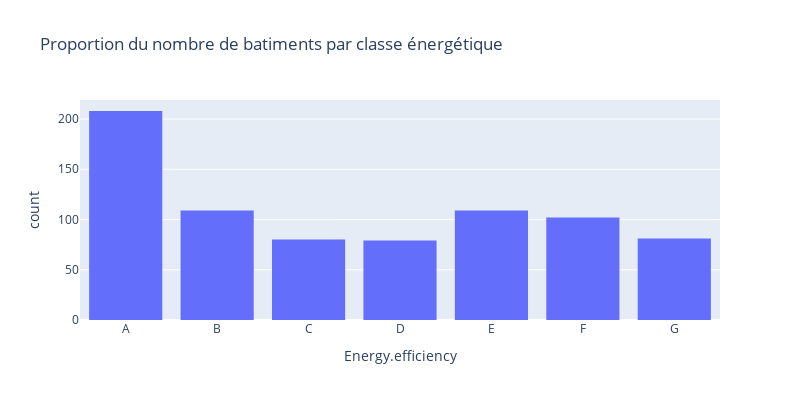

The notebook cell this image was saved under:
### Markdown cell above
### 1. Statistiques descriptives univariées

<br>

### Code cell
px.histogram(x, x="Energy.efficiency", category_orders=category_orders, 
            title="Proportion du nombre de batiments par classe énergétique", 
            width=800, height=400)

### Figure 1 — Plotly figure (JSON) as saved in the notebook; plotly's stock layout.template omitted (floating-point values rounded to 4 significant figures; data arrays with more than 128 entries replaced by an {"elided": "..."} marker saying what was removed)
{"data": [{"alignmentgroup": "True", "bingroup": "x", "hovertemplate": "Energy.efficiency=%{x}<br>count=%{y}<extra></extra>", "legendgroup": "", "marker": {"color": "#636efa"}, "name": "", "offsetgroup": "", "orientation": "v", "showlegend": false, "type": "histogram", "x": {"elided": "768 str values"}, "xaxis": "x", "yaxis": "y"}], "layout": {"barmode": "relative", "height": 400, "legend": {"tracegroupgap": 0}, "title": {"text": "Proportion du nombre de batiments par classe énergétique"}, "width": 800, "xaxis": {"anchor": "y", "categoryarray": ["A", "B", "C", "D", "E", "F", "G"], "categoryorder": "array", "domain": [0, 1], "title": {"text": "Energy.efficiency"}}, "yaxis": {"anchor": "x", "domain": [0, 1], "title": {"text": "count"}}}}
